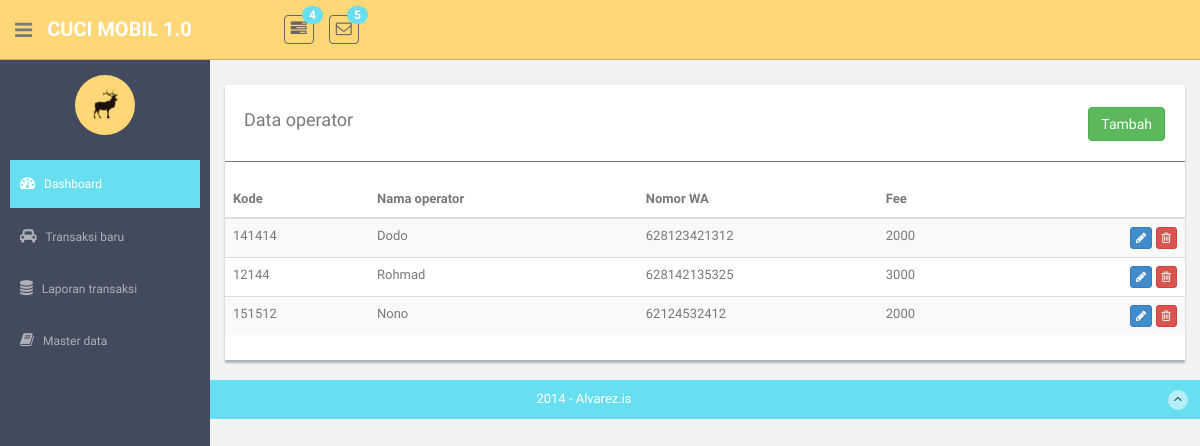
Screenshot of /operators with the database file from the repository.
### model/Operators.py (models this page shows)
class Operators(Model):
    id = IntegerField(primary_key=True)
    code = CharField(max_length=8)
    name = CharField(max_length=120)
    phone = CharField(max_length=12)
    fee = IntegerField()
    class Meta:
        database = db

### routes_operators.py (the view)
@app.route("/operators", methods=["GET"])
def operators():
    operators = OperatorsController.list_operators()
    return render_template('references/operators/operators-list.html', operators=operators)

### controller/OperatorsController.py (called while the page is built)
    @staticmethod
    def list_operators():
        operators = Operators.select()
        datas = []
        return Operators.select()

### templates/references/operators/operators-list.html (shortened to what this page needs)
{% extends "layout.html" %}
{% block content %}
<div class="row mt">
      <div class="col-md-12">
          <div class="content-panel">
              <table class="table table-striped table-advance table-hover">
                <div >
                    <div style="float:left;"><h4>&nbsp; Data operator</h4></div>
                    <div class="pull-right" style="padding-top:7px;padding-right:20px;">
                        <button class="btn btn-success " onclick="javscript:openModal(0)">Tambah</button>
                    </div>
                </div>
                <hr/>
                  <thead>
                  <tr>
                      <th width="15%"> Kode</th>
                      <th width="28%"> Nama operator</th>
                      <th width="25%"> Nomor WA</th>
                      <th width="20%"> Fee</th>
                      <th width="12%"></th>
                  </tr>
                  </thead>
                  <tbody>
                  {% for item in operators %}
                  <tr>
                      <td>{{ item.code }} </td>
                      <td>{{ item.name }} </td>
                      <td>{{ item.phone }} </td>
                      <td>{{ item.fee }} </td>
                      <td align="right">
                          <button class="btn btn-primary btn-xs"  onclick="javscript:openModal({{ item.id }})"><i class="fa fa-pencil"></i></button>
                          <button class="btn btn-danger btn-xs" onclick="javscript:deleteRecord({{ item.id }})"><i class="fa fa-trash-o "></i></button>
                      </td>
                  </tr>
                 {% endfor %}
                  </tbody>
              </table>
          </div>
      </div>
  </div>
{% endblock %}

### templates/layout.html (shortened to what this page needs)
<!DOCTYPE html>
<html lang="en">
  <head>
    <link href="assets/css/bootstrap.css" rel="stylesheet">
    <link href="assets/font-awesome/css/font-awesome.css" rel="stylesheet" />
    <link rel="stylesheet" type="text/css" href="assets/css/zabuto_calendar.css">
    <link rel="stylesheet" type="text/css" href="assets/js/gritter/css/jquery.gritter.css" />
    <link rel="stylesheet" type="text/css" href="assets/lineicons/style.css">
     <link rel="stylesheet" href="//code.jquery.com/ui/1.12.1/themes/base/jquery-ui.css">
    <link href="assets/css/style.css" rel="stylesheet">
    <link href="assets/css/style-responsive.css" rel="stylesheet">
  </head>
  <body>
  <section id="container" >
		{% include  "header.html" %}
      <aside>
		{% include  "nav.html" %}
      </aside>
      <section id="main-content">
          <section class="wrapper">
			  {% block content %}{% endblock %}
          </section>
      </section>
      <footer class="site-footer">
          <div class="text-center">
              2014 - Alvarez.is
              <a href="index.html#" class="go-top">
                  <i class="fa fa-angle-up"></i>
              </a>
          </div>
      </footer>
  </section>
  </body>
</html>

### templates/header.html (shortened to what this page needs)
<header class="header black-bg">
      <div class="sidebar-toggle-box">
          <div class="fa fa-bars tooltips" data-placement="right" data-original-title="Toggle Navigation"></div>
      </div>
    <a href="index.html" class="logo"><b>CUCI MOBIL 1.0</b></a>
    <div class="nav notify-row" id="top_menu">
        <ul class="nav top-menu">
            <li class="dropdown">
                <a data-toggle="dropdown" class="dropdown-toggle" href="index.html#">
                    <i class="fa fa-tasks"></i>
                    <span class="badge bg-theme">4</span>
                </a>
            </li>
            <li id="header_inbox_bar" class="dropdown">
                <a data-toggle="dropdown" class="dropdown-toggle" href="index.html#">
                    <i class="fa fa-envelope-o"></i>
                    <span class="badge bg-theme">5</span>
                </a>
            </li>
        </ul>
    </div>
</header>

### templates/nav.html (shortened to what this page needs)
<div id="sidebar"  class="nav-collapse ">
              <ul class="sidebar-menu" id="nav-accordion">
              	  <p class="centered"><a href="profile.html"><img src="assets/img/ui-sam.jpg" class="img-circle" width="60"></a></p>
                  <li class="mt">
                      <a class="active" href="index.html">
                          <i class="fa fa-dashboard"></i>
                          <span>Dashboard</span>
                      </a>
                  </li>
                  <li class="sub-menu">
                      <a  href="/transactions">
                          <i class="fa fa-car"></i>
                          <span>Transaksi baru</span>
                      </a>
                  </li>
                  <li class="sub-menu">
                      <a href="javascript:;" >
                          <i class="fa fa-database"></i>
                          <span>Laporan transaksi</span>
                      </a>
                  </li>
                  <li class="sub-menu">
                      <a href="javascript:;" >
                          <i class="fa fa-book"></i>
                          <span>Master data</span>
                      </a>
                  </li>
              </ul>
          </div>

### rows the page displays
Operators: code "141414", name "Dodo", phone "628123421312", fee "2000"
Operators: code "12144", name "Rohmad", phone "628142135325", fee "3000"
Operators: code "151512", name "Nono", phone "62124532412", fee "2000"
